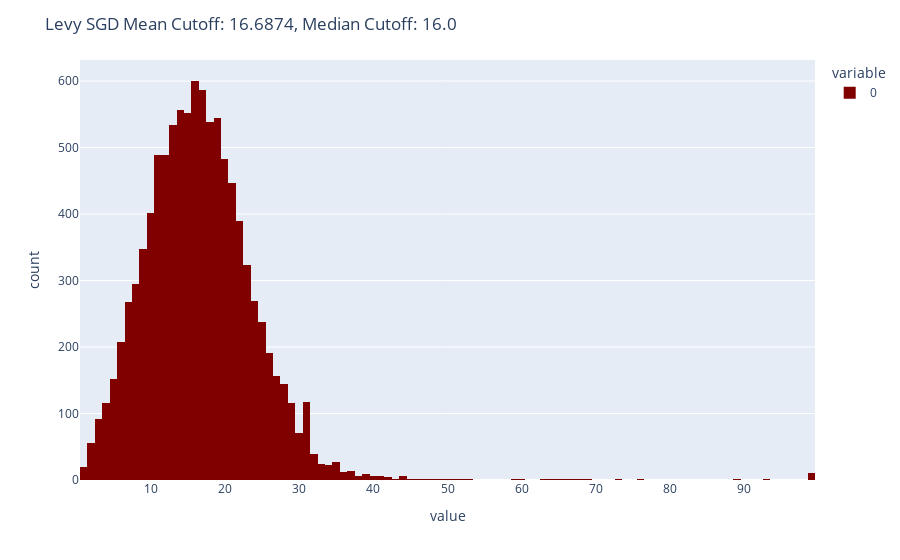

Source (notebook cell):
### Code cell
cutoff_iterations_levy_np = np.array(cutoff_iterations_levy)
# cutoff_iterations_levy_np = cutoff_iterations_levy_np[cutoff_iterations_levy_np < 30]
fig2 = px.histogram(cutoff_iterations_levy_np, nbins=100, color_discrete_sequence=['maroon'])
fig2.update_layout(
    title='Levy SGD Mean Cutoff: {}, Median Cutoff: {}'.format(np.mean(cutoff_iterations_levy_np), np.median(cutoff_iterations_levy_np))
)

# mean increases to 22.4 if we turn off the data-informed anisotropy, 
# due to a heavier right tail in the distribution of cutoff iterations

### Figure 1 — Plotly figure (JSON) as saved in the notebook; plotly's stock layout.template omitted (floating-point values rounded to 4 significant figures; data arrays with more than 128 entries replaced by an {"elided": "..."} marker saying what was removed)
{"data": [{"alignmentgroup": "True", "bingroup": "x", "hovertemplate": "variable=0<br>value=%{x}<br>count=%{y}<extra></extra>", "legendgroup": "0", "marker": {"color": "maroon", "pattern": {"shape": ""}}, "name": "0", "nbinsx": 100, "offsetgroup": "0", "orientation": "v", "showlegend": true, "type": "histogram", "x": {"elided": "10000 int values"}, "xaxis": "x", "yaxis": "y"}], "layout": {"barmode": "relative", "legend": {"title": {"text": "variable"}, "tracegroupgap": 0}, "margin": {"t": 60}, "title": {"text": "Levy SGD Mean Cutoff: 16.6874, Median Cutoff: 16.0"}, "xaxis": {"anchor": "y", "domain": [0, 1], "title": {"text": "value"}}, "yaxis": {"anchor": "x", "domain": [0, 1], "title": {"text": "count"}}}}
